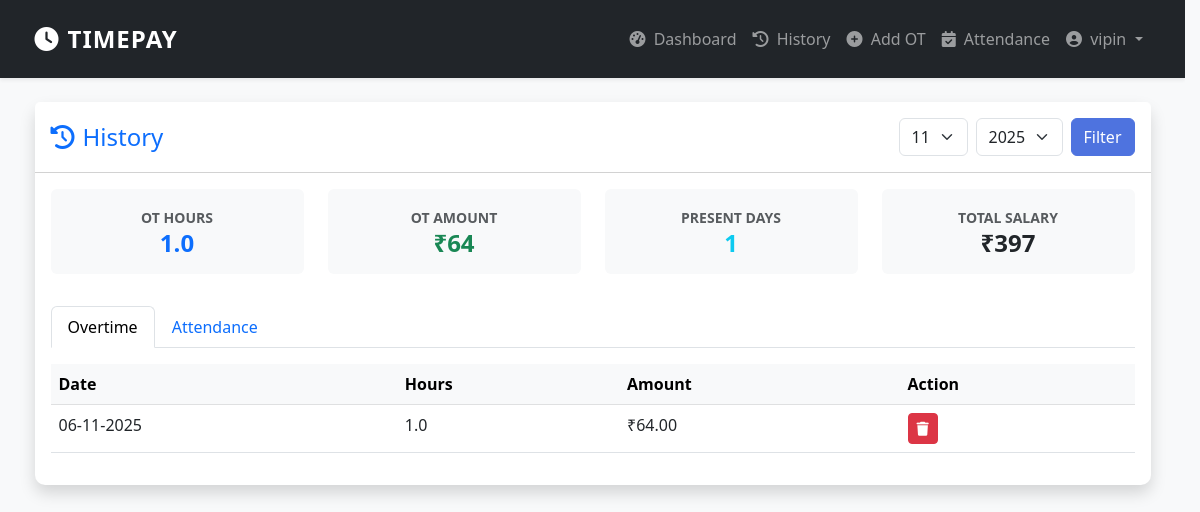
The app's page /history (signed in) with its own data.
### app/models.py (models this page shows, shortened)
class User(db.Model, UserMixin):
    id = db.Column(db.Integer, primary_key=True)
    username = db.Column(db.String(20), unique=True, nullable=False)
    email = db.Column(db.String(120), unique=True, nullable=False)
    password = db.Column(db.String(60), nullable=False)
    employee_id = db.Column(db.String(20), unique=True, nullable=True)
    designation = db.Column(db.String(50), nullable=True)
    department = db.Column(db.String(50), nullable=True)
    monthly_salary = db.Column(db.Float, nullable=False, default=0.0)
    ot_rate = db.Column(db.Float, nullable=False, default=0.0)
    is_admin = db.Column(db.Boolean, default=False)
    role = db.Column(db.String(20), nullable=False, default='user')
    is_blocked = db.Column(db.Boolean, default=False)
    created_at = db.Column(db.DateTime, nullable=False, default=datetime.utcnow)
    last_login = db.Column(db.DateTime, nullable=True)
    last_ip = db.Column(db.String(50), nullable=True)
    overtimes = db.relationship('Overtime', backref='author', lazy=True, cascade="all, delete-orphan")
    attendances = db.relationship('Attendance', backref='author', lazy=True, cascade="all, delete-orphan")

class Overtime(db.Model):
    id = db.Column(db.Integer, primary_key=True)
    date = db.Column(db.Date, nullable=False, default=datetime.utcnow)
    hours = db.Column(db.Float, nullable=False)
    user_id = db.Column(db.Integer, db.ForeignKey('user.id'), nullable=False)

### app/routes.py (the view)
@app.route("/history", methods=['GET', 'POST'])
@login_required
def history():
    now = datetime.now()
    month = request.args.get('month', now.month, type=int)
    year = request.args.get('year', now.year, type=int)
    overtimes = Overtime.query.filter_by(user_id=current_user.id).filter(db.extract('month', Overtime.date) == month, db.extract('year', Overtime.date) == year).order_by(Overtime.date).all()
    attendances = Attendance.query.filter_by(user_id=current_user.id).filter(db.extract('month', Attendance.date) == month, db.extract('year', Attendance.date) == year).order_by(Attendance.date).all()
    total_ot_hours = sum(ot.hours for ot in overtimes)
    total_ot_money = total_ot_hours * current_user.ot_rate
    attendance_days = len([a for a in attendances if a.status == 'Present'])
    days_in_month = calendar.monthrange(year, month)[1]
    daily_salary = current_user.monthly_salary / days_in_month if days_in_month > 0 else 0
    salary_earned = daily_salary * attendance_days
    total_salary = salary_earned + total_ot_money
    return render_template('history.html', title='History',
                           overtimes=overtimes, attendances=attendances,
                           month=month, year=year,
                           total_ot_hours=total_ot_hours, total_ot_money=total_ot_money,
                           attendance_days=attendance_days, total_salary=total_salary)

### app/models.py (called while the page is built)
@login_manager.user_loader
def load_user(user_id):
    return User.query.get(int(user_id))

### app/routes.py (called while the page is built)
@app.after_request
def add_security_headers(response):
    response.headers['X-Content-Type-Options'] = 'nosniff'
    response.headers['X-Frame-Options'] = 'SAMEORIGIN'
    response.headers['X-XSS-Protection'] = '1; mode=block'
    return response

### app/templates/history.html (shortened to what this page needs)
{% extends "base.html" %}
{% block content %}
<div class="row mb-4">
    <div class="col-12">
        <div class="card shadow border-0">
            <div class="card-header bg-white py-3 d-flex justify-content-between align-items-center flex-wrap">
                <h4 class="m-0 font-weight-bold text-primary"><i class="fas fa-history me-2"></i>History</h4>
                <form method="GET" action="{{ url_for('history') }}" class="d-flex align-items-center mt-2 mt-md-0">
                    <select name="month" class="form-select me-2" style="width: auto;">
                        {% for m in range(1, 13) %}
                            <option value="{{ m }}" {% if m == month %}selected{% endif %}>{{ m }}</option>
                        {% endfor %}
                    </select>
                    <select name="year" class="form-select me-2" style="width: auto;">
                        {% for y in range(2023, 2030) %}
                            <option value="{{ y }}" {% if y == year %}selected{% endif %}>{{ y }}</option>
                        {% endfor %}
                    </select>
                    <button type="submit" class="btn btn-primary">Filter</button>
                </form>
            </div>
            <div class="card-body">
                <div class="row mb-4 text-center">
                    <div class="col-md-3 col-6 mb-2">
                        <div class="p-3 bg-light rounded">
                            <small class="text-muted text-uppercase fw-bold">OT Hours</small>
                            <h4 class="mb-0 fw-bold text-primary">{{ total_ot_hours }}</h4>
                        </div>
                    </div>
                    <div class="col-md-3 col-6 mb-2">
                        <div class="p-3 bg-light rounded">
                            <small class="text-muted text-uppercase fw-bold">OT Amount</small>
                            <h4 class="mb-0 fw-bold text-success">₹{{ "%.0f"|format(total_ot_money) }}</h4>
                        </div>
                    </div>
                    <div class="col-md-3 col-6 mb-2">
                        <div class="p-3 bg-light rounded">
                            <small class="text-muted text-uppercase fw-bold">Present Days</small>
                            <h4 class="mb-0 fw-bold text-info">{{ attendance_days }}</h4>
                        </div>
                    </div>
                    <div class="col-md-3 col-6 mb-2">
                        <div class="p-3 bg-light rounded">
                            <small class="text-muted text-uppercase fw-bold">Total Salary</small>
                            <h4 class="mb-0 fw-bold text-dark">₹{{ "%.0f"|format(total_salary) }}</h4>
                        </div>
                    </div>
                </div>
                <ul class="nav nav-tabs mb-3" id="historyTab" role="tablist">
                    <li class="nav-item" role="presentation">
                        <button class="nav-link active" id="ot-tab" data-bs-toggle="tab" data-bs-target="#ot" type="button" role="tab">Overtime</button>
                    </li>
                    <li class="nav-item" role="presentation">
                        <button class="nav-link" id="attendance-tab" data-bs-toggle="tab" data-bs-target="#attendance" type="button" role="tab">Attendance</button>
                    </li>
                </ul>
                <div class="tab-content" id="historyTabContent">
                    <div class="tab-pane fade show active" id="ot" role="tabpanel">
                        <div class="table-responsive">
                            <table class="table table-hover">
                                <thead class="table-light">
                                    <tr>
                                        <th>Date</th>
                                        <th>Hours</th>
                                        <th>Amount</th>
                                        <th>Action</th>
                                    </tr>
                                </thead>
                                <tbody>
                                    {% for ot in overtimes %}
                                    <tr>
                                        <td>{{ ot.date.strftime('%d-%m-%Y') }}</td>
                                        <td>{{ ot.hours }}</td>
                                        <td>₹{{ "%.2f"|format(ot.hours * current_user.ot_rate) }}</td>
                                        <td>
                                            <form action="{{ url_for('delete_ot', ot_id=ot.id) }}" method="POST" onsubmit="return confirm('Are you sure you want to delete this record?');">
                                                <button type="submit" class="btn btn-sm btn-danger"><i class="fas fa-trash"></i></button>
                                            </form>
                                        </td>
                                    </tr>
                                    {% else %}
                                    <tr>
                                        <td colspan="4" class="text-center text-muted">No overtime records found for this month.</td>
                                    </tr>
                                    {% endfor %}
                                </tbody>
                            </table>
                        </div>
                    </div>
                </div>
            </div>
        </div>
    </div>
</div>
{% endblock %}

### app/templates/base.html (shortened to what this page needs)
<!DOCTYPE html>
<html lang="en">
<head>
    <link href="https://cdn.jsdelivr.net/npm/bootstrap@5.3.0/dist/css/bootstrap.min.css" rel="stylesheet">
    <link rel="stylesheet" href="https://cdnjs.cloudflare.com/ajax/libs/font-awesome/6.4.0/css/all.min.css">
    <link rel="stylesheet" href="https://cdn.jsdelivr.net/npm/flatpickr/dist/flatpickr.min.css">
    <link rel="stylesheet" href="{{ url_for('static', filename='css/style.css') }}">
</head>
<body>
    <nav class="navbar navbar-expand-lg navbar-dark bg-dark shadow-sm py-3">
        <div class="container">
            <a class="navbar-brand fw-bold text-uppercase" href="{{ url_for('dashboard') }}">
                <i class="fas fa-clock me-2"></i>TimePay
            </a>
            <div class="collapse navbar-collapse" id="navbarNav">
                <ul class="navbar-nav ms-auto align-items-center">
                    {% if current_user.is_authenticated %}
                        <li class="nav-item">
                            <a class="nav-link" href="{{ url_for('dashboard') }}"><i class="fas fa-tachometer-alt me-1"></i> Dashboard</a>
                        </li>
                        <li class="nav-item">
                            <a class="nav-link" href="{{ url_for('history') }}"><i class="fas fa-history me-1"></i> History</a>
                        </li>
                        <li class="nav-item">
                            <a class="nav-link" href="{{ url_for('add_ot') }}"><i class="fas fa-plus-circle me-1"></i> Add OT</a>
                        </li>
                        <li class="nav-item">
                            <a class="nav-link" href="{{ url_for('attendance') }}"><i class="fas fa-calendar-check me-1"></i> Attendance</a>
                        </li>
                        <li class="nav-item dropdown">
                            <a class="nav-link dropdown-toggle" href="#" id="navbarDropdown" role="button" data-bs-toggle="dropdown" aria-expanded="false">
                                <i class="fas fa-user-circle me-1"></i> {{ current_user.username }}
                            </a>
                        </li>
                    {% endif %}
                </ul>
            </div>
        </div>
    </nav>
    <div class="container mt-4">
        {% block content %}{% endblock %}
    </div>
</body>
</html>

### app/static/css/style.css (style rules this page uses)
html { scrollbar-gutter: stable; }
body { background-color: #f8f9fa; font-family: 'Segoe UI', Tahoma, Geneva, Verdana, sans-serif; }
.card { border: none; border-radius: 10px; transition: transform 0.2s; }
.navbar { box-shadow: 0 2px 4px rgba(0,0,0,.1); }
.navbar-brand { letter-spacing: 1px; font-size: 1.5rem; }
.nav-link { font-weight: 500; transition: color 0.3s ease; }
.btn-primary { background-color: #4e73df; border-color: #4e73df; }

### records on screen
User: username "vipin"
Overtime: date "06-11-2025", hours "1.0", ot.hours*current_user.ot_rate "64.00"

### other values on screen
{{ total_ot_hours }} "1.0"
{{ "%.0f"|format(total_ot_money) }} "64"
{{ attendance_days }} "1"
{{ "%.0f"|format(total_salary) }} "397"
form field month "11"
form field year "2025"
